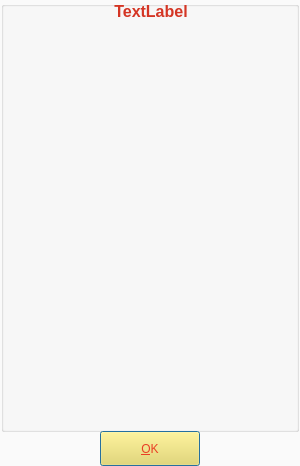
<?xml version="1.0" encoding="UTF-8"?>
<ui version="4.0">
 <class>About</class>
 <widget class="QDialog" name="About">
  <property name="geometry">
   <rect>
    <x>0</x>
    <y>0</y>
    <width>300</width>
    <height>466</height>
   </rect>
  </property>
  <property name="sizePolicy">
   <sizepolicy hsizetype="Fixed" vsizetype="Fixed">
    <horstretch>0</horstretch>
    <verstretch>0</verstretch>
   </sizepolicy>
  </property>
  <property name="minimumSize">
   <size>
    <width>300</width>
    <height>466</height>
   </size>
  </property>
  <property name="maximumSize">
   <size>
    <width>300</width>
    <height>466</height>
   </size>
  </property>
  <property name="palette">
   <palette>
    <active>
     <colorrole role="WindowText">
      <brush brushstyle="SolidPattern">
       <color alpha="255">
        <red>229</red>
        <green>133</green>
        <blue>54</blue>
       </color>
      </brush>
     </colorrole>
     <colorrole role="Button">
      <brush brushstyle="SolidPattern">
       <color alpha="255">
        <red>246</red>
        <green>219</green>
        <blue>74</blue>
       </color>
      </brush>
     </colorrole>
     <colorrole role="Light">
      <brush brushstyle="SolidPattern">
       <color alpha="255">
        <red>190</red>
        <green>105</green>
        <blue>44</blue>
       </color>
      </brush>
     </colorrole>
     <colorrole role="ButtonText">
      <brush brushstyle="SolidPattern">
       <color alpha="255">
        <red>233</red>
        <green>64</green>
        <blue>37</blue>
       </color>
      </brush>
     </colorrole>
     <colorrole role="Window">
      <brush brushstyle="SolidPattern">
       <color alpha="255">
        <red>250</red>
        <green>250</green>
        <blue>250</blue>
       </color>
      </brush>
     </colorrole>
    </active>
    <inactive>
     <colorrole role="WindowText">
      <brush brushstyle="SolidPattern">
       <color alpha="255">
        <red>229</red>
        <green>133</green>
        <blue>54</blue>
       </color>
      </brush>
     </colorrole>
     <colorrole role="Button">
      <brush brushstyle="SolidPattern">
       <color alpha="255">
        <red>246</red>
        <green>219</green>
        <blue>74</blue>
       </color>
      </brush>
     </colorrole>
     <colorrole role="Light">
      <brush brushstyle="SolidPattern">
       <color alpha="255">
        <red>190</red>
        <green>105</green>
        <blue>44</blue>
       </color>
      </brush>
     </colorrole>
     <colorrole role="ButtonText">
      <brush brushstyle="SolidPattern">
       <color alpha="255">
        <red>233</red>
        <green>64</green>
        <blue>37</blue>
       </color>
      </brush>
     </colorrole>
     <colorrole role="Window">
      <brush brushstyle="SolidPattern">
       <color alpha="255">
        <red>250</red>
        <green>250</green>
        <blue>250</blue>
       </color>
      </brush>
     </colorrole>
    </inactive>
    <disabled>
     <colorrole role="Button">
      <brush brushstyle="SolidPattern">
       <color alpha="255">
        <red>246</red>
        <green>219</green>
        <blue>74</blue>
       </color>
      </brush>
     </colorrole>
     <colorrole role="Light">
      <brush brushstyle="SolidPattern">
       <color alpha="255">
        <red>190</red>
        <green>105</green>
        <blue>44</blue>
       </color>
      </brush>
     </colorrole>
     <colorrole role="Base">
      <brush brushstyle="SolidPattern">
       <color alpha="255">
        <red>250</red>
        <green>250</green>
        <blue>250</blue>
       </color>
      </brush>
     </colorrole>
     <colorrole role="Window">
      <brush brushstyle="SolidPattern">
       <color alpha="255">
        <red>250</red>
        <green>250</green>
        <blue>250</blue>
       </color>
      </brush>
     </colorrole>
    </disabled>
   </palette>
  </property>
  <property name="windowTitle">
   <string>Über MAP</string>
  </property>
  <property name="modal">
   <bool>true</bool>
  </property>
  <widget class="QGroupBox" name="groupBox">
   <property name="geometry">
    <rect>
     <x>1</x>
     <y>1</y>
     <width>298</width>
     <height>431</height>
    </rect>
   </property>
   <property name="title">
    <string/>
   </property>
   <widget class="QLabel" name="label">
    <property name="geometry">
     <rect>
      <x>1</x>
      <y>1</y>
      <width>298</width>
      <height>104</height>
     </rect>
    </property>
    <property name="palette">
     <palette>
      <active>
       <colorrole role="WindowText">
        <brush brushstyle="SolidPattern">
         <color alpha="255">
          <red>212</red>
          <green>53</green>
          <blue>36</blue>
         </color>
        </brush>
       </colorrole>
      </active>
      <inactive>
       <colorrole role="WindowText">
        <brush brushstyle="SolidPattern">
         <color alpha="255">
          <red>212</red>
          <green>53</green>
          <blue>36</blue>
         </color>
        </brush>
       </colorrole>
      </inactive>
      <disabled/>
     </palette>
    </property>
    <property name="font">
     <font>
      <pointsize>12</pointsize>
      <bold>true</bold>
     </font>
    </property>
    <property name="text">
     <string>TextLabel</string>
    </property>
    <property name="alignment">
     <set>Qt::AlignHCenter|Qt::AlignTop</set>
    </property>
    <property name="margin">
     <number>2</number>
    </property>
    <property name="indent">
     <number>-1</number>
    </property>
   </widget>
  </widget>
  <widget class="QPushButton" name="pushButton">
   <property name="geometry">
    <rect>
     <x>100</x>
     <y>431</y>
     <width>100</width>
     <height>35</height>
    </rect>
   </property>
   <property name="text">
    <string>&amp;OK</string>
   </property>
  </widget>
 </widget>
 <resources/>
 <connections>
  <connection>
   <sender>pushButton</sender>
   <signal>clicked()</signal>
   <receiver>About</receiver>
   <slot>accept()</slot>
   <hints>
    <hint type="sourcelabel">
     <x>155</x>
     <y>305</y>
    </hint>
    <hint type="destinationlabel">
     <x>149</x>
     <y>424</y>
    </hint>
   </hints>
  </connection>
 </connections>
</ui>
